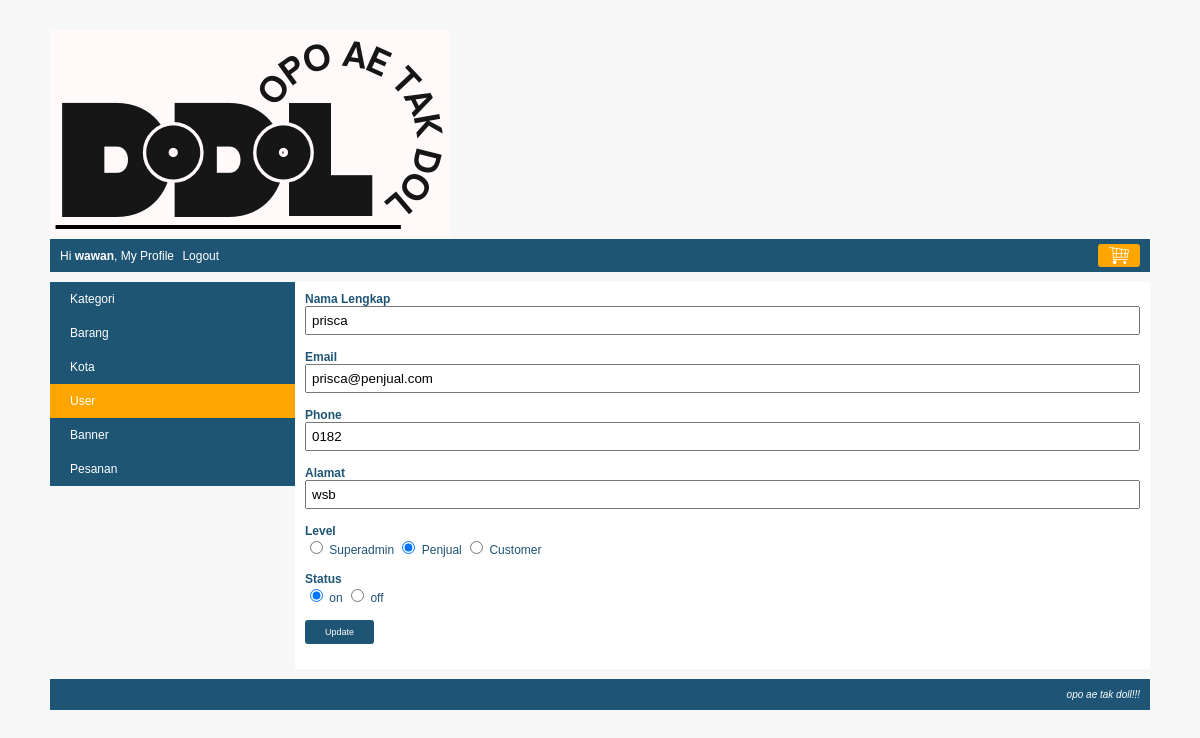
Page /index.php?page=my_profile&module=user&action=form&user_id=3 (signed in) on the committed database.
### tables this page shows
CREATE TABLE `user` (
  `user_id` int(10) NOT NULL,
  `level` varchar(30) NOT NULL,
  `nama` varchar(150) NOT NULL,
  `email` varchar(160) NOT NULL,
  `alamat` varchar(400) NOT NULL,
  `phone` varchar(15) NOT NULL,
  `password` varchar(300) NOT NULL,
  `status` enum('on','off') NOT NULL
);

### module/user/form.php (the view)
<?php
    $user_id = isset($_GET['user_id']) ? $_GET['user_id'] : "";
	$button = "Update";
	$queryUser = mysqli_query($koneksi, "SELECT * FROM user WHERE user_id='$user_id'");
	$row=mysqli_fetch_array($queryUser);
	$nama = $row["nama"];
	$email = $row["email"];
	$phone = $row["phone"];
	$alamat = $row["alamat"];
	$status = $row["status"];
	$level = $row["level"];
?>
<form action="<?php echo BASE_URL."module/user/action.php?user_id=$user_id"?>" method="POST">
	<div class="element-form">
		<label>Nama Lengkap</label>
		<span><input type="text" name="nama" value="<?php echo $nama; ?>" /></span>
	</div>
	<div class="element-form">
		<label>Email</label>
		<span><input type="text" name="email" value="<?php echo $email; ?>" /></span>
	</div>
	<div class="element-form">
		<label>Phone</label>
		<span><input type="text" name="phone" value="<?php echo $phone; ?>" /></span>
	</div>
	<div class="element-form">
		<label>Alamat</label>
		<span><input type="text" name="alamat" value="<?php echo $alamat; ?>" /></span>
	</div>
	<div class="element-form">
		<label>Level</label>
		<span>
			<input type="radio" value="superadmin" name="level" <?php if($level == "superadmin"){ echo "checked"; } ?> /> Superadmin
			<input type="radio" value="customer" name="level" <?php if($level == "penjual"){ echo "checked"; } ?> /> Penjual
			<input type="radio" value="customer" name="level" <?php if($level == "customer"){ echo "checked"; } ?> /> Customer
		</span>
	</div>
	<div class="element-form">
		<label>Status</label>
		<span>
			<input type="radio" value="on" name="status" <?php if($status == "on"){ echo "checked"; } ?> /> on
			<input type="radio" value="off" name="status" <?php if($status == "off"){ echo "checked"; } ?> /> off
		</span>
	</div>
	<div class="element-form">
		<span><input type="submit" name="button" value="<?php echo $button; ?>" class="submit-my-profile" /></span>
	</div>
</form>

### css/style.css (style rules this page uses)
body { font-family: arial; font-size: 12px; color: #1e5474; background: #f7f7f7; margin: 0px; }
.element-form { margin-bottom: 15px; }
.element-form label { display: block; font-weight: bold; }
.element-form span { display: block; }
.element-form span input[type="text"], .element-form span input[type="password"], .element-form span textarea, .element-form span select { width: 100%; padding: 5px; box-sizing: border-box; }
.element-form span input[type="submit"] { background: #1e5474; border: none; color: white; padding: 7px 20px; border-radius: 3px; font-size: 9px; cursor: pointer; }

### rows in the picture
user: nama "prisca", email "prisca@penjual.com", phone "0182", alamat "wsb", level "☑", status "☑"

### other values in the picture
$nama "wawan"
